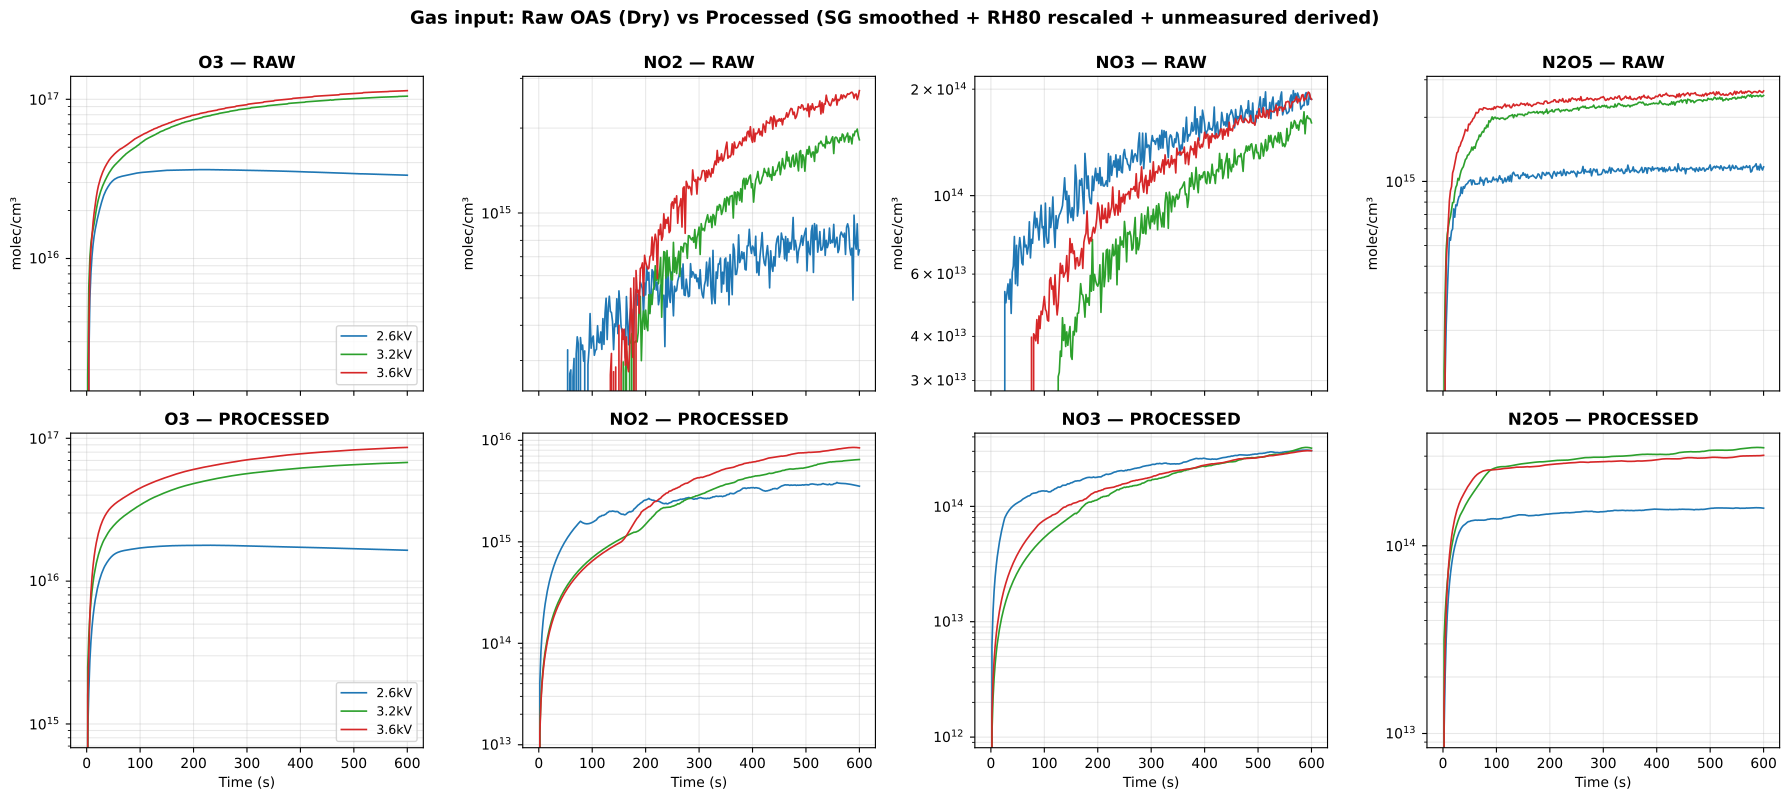

Recreate this plot in Python.
#!/usr/bin/env python3
"""Gas input — Raw OAS vs Processed (Humid fitting) side-by-side comparison.

Generates:
  1) Time series overlay (raw vs processed) for each measured species
  2) Composition ratio comparison
  3) Steady-state transform factor table
  4) Voltage trend comparison (raw vs processed scaling)
"""
import sys, math
from pathlib import Path
import numpy as np
import pandas as pd
import matplotlib.pyplot as plt
from scipy.signal import savgol_filter

_root = Path(__file__).parent.parent.parent
sys.path.insert(0, str(_root / 'Ver4_1D'))
from config_1d import PHYSICAL, N2O4_EQ

GAS_XLSX = _root / 'OAS data' / 'Dry' / '(P-L) 가스활성종 농도.xlsx'

RH80 = {
    '2.6kV': {'O3_scale': 0.493, 'NO2_O3': 0.222, 'N2O5_NO2': 0.043, 'NO3_O3': 0.0179},
    '3.2kV': {'O3_scale': 0.647, 'NO2_O3': 0.091, 'N2O5_NO2': 0.054, 'NO3_O3': 0.00442},
    '3.6kV': {'O3_scale': 0.762, 'NO2_O3': 0.095, 'N2O5_NO2': 0.037, 'NO3_O3': 0.00337},
}
HONO_NO2 = 0.10
HONO2_R = 0.83
H2O2_R = 0.003
VOLTS = ['2.6kV', '3.2kV', '3.6kV']
COLORS = {'2.6kV': '#1f77b4', '3.2kV': '#2ca02c', '3.6kV': '#d62728'}


def preprocess(vals, sg_win=31, min_run=5):
    out = np.maximum(vals.copy(), 0.0)
    n = len(out)
    run_len, run_start, stable_start = 0, -1, n
    for i in range(n):
        if out[i] > 0:
            if run_len == 0:
                run_start = i
            run_len += 1
            if run_len >= min_run:
                stable_start = run_start
                break
        else:
            run_len = 0
    if stable_start >= n:
        return out
    nz = [(i, out[i]) for i in range(stable_start, n) if out[i] > 0]
    if len(nz) >= 2:
        idx = np.array([x[0] for x in nz])
        vs = np.array([x[1] for x in nz])
        for i in range(stable_start, n):
            if out[i] <= 0:
                out[i] = np.interp(i, idx, vs)
    sr = out[stable_start:]
    if len(sr) >= sg_win:
        w = sg_win if sg_win % 2 == 1 else sg_win + 1
        sr = savgol_filter(sr, window_length=w, polyorder=3)
        out[stable_start:] = np.maximum(sr, 0.0)
    if stable_start > 0 and out[stable_start] > 0:
        out[:stable_start] = np.linspace(0, out[stable_start], stable_start + 1)[:-1]
    return out


def load_voltage(voltage):
    """Returns dict: 'raw' (no smoothing/rescale), 'processed' (full pipeline)."""
    df = pd.read_excel(GAS_XLSX, sheet_name=voltage)
    times = df.iloc[:, 0].values.astype(float)

    raw = {}
    for sp in ['O3', 'NO2', 'NO3', 'N2O5']:
        for c in df.columns:
            if sp in str(c):
                v = df[c].values.astype(float)
                v[v < 0] = 0
                raw[sp] = v
                break

    sm = {sp: preprocess(raw[sp]) for sp in raw}

    r = RH80[voltage]
    mask = times >= (times[-1] - 100)
    ss = lambda a: max(np.mean(a[mask]), 1e-30)
    o3d, no2d = ss(sm['O3']), ss(sm['NO2'])
    n2o5d, no3d = ss(sm['N2O5']), ss(sm['NO3'])
    o3_80 = o3d * r['O3_scale']
    no2_80 = o3_80 * r['NO2_O3']
    n2o5_80 = no2_80 * r['N2O5_NO2']
    no3_80 = o3_80 * r['NO3_O3']

    proc = {
        'O3':   sm['O3']   * (o3_80 / o3d),
        'NO2':  sm['NO2']  * (no2_80 / no2d),
        'N2O5': sm['N2O5'] * (n2o5_80 / n2o5d),
        'NO3':  sm['NO3']  * (no3_80 / no3d),
    }
    T = N2O4_EQ.REF_TEMP
    Kp = math.exp(math.log(N2O4_EQ.KP_298)
                  + (N2O4_EQ.DELTA_H / PHYSICAL.R) * (1 / T - 1 / T))
    proc['N2O4'] = Kp * PHYSICAL.KB_T_OVER_P * T * (proc['NO2'] ** 2)
    proc['HONO'] = proc['NO2'] * HONO_NO2
    proc['HONO2'] = proc['N2O5'] * HONO2_R
    proc['H2O2'] = proc['O3'] * H2O2_R
    return times, raw, proc


def ss_mean(times, arr, window=100):
    mask = times >= (times[-1] - window)
    return float(np.mean(arr[mask]))


def main():
    data = {v: load_voltage(v) for v in VOLTS}
    species_meas = ['O3', 'NO2', 'NO3', 'N2O5']
    species_derived = ['N2O4', 'HONO', 'HONO2', 'H2O2']

    # ─── Print SS transform table ───
    print("=" * 110)
    print("Raw vs Processed — Steady-state values (last 100s avg, molec/cm³)")
    print("=" * 110)
    print(f"{'Sp':<5} | {'V':<6} | {'RAW':>13} | {'PROC':>13} | {'PROC/RAW':>10} | comment")
    print('-' * 110)
    for sp in species_meas:
        for v in VOLTS:
            times, raw, proc = data[v]
            r_val = ss_mean(times, raw[sp])
            p_val = ss_mean(times, proc[sp])
            ratio = p_val / max(r_val, 1e-30)
            print(f"{sp:<5} | {v:<6} | {r_val:>13.3e} | {p_val:>13.3e} | {ratio:>10.3f} |")
        print()

    # ─── Voltage scaling comparison ───
    print("=" * 110)
    print("Voltage scaling 3.6/2.6 — RAW vs PROCESSED")
    print("=" * 110)
    print(f"{'Sp':<8} | {'RAW 3.6/2.6':>13} | {'PROC 3.6/2.6':>13} | difference")
    print('-' * 80)
    for sp in species_meas:
        r_26 = ss_mean(*data['2.6kV'][:1], data['2.6kV'][1][sp])
        r_36 = ss_mean(*data['3.6kV'][:1], data['3.6kV'][1][sp])
        p_26 = ss_mean(*data['2.6kV'][:1], data['2.6kV'][2][sp])
        p_36 = ss_mean(*data['3.6kV'][:1], data['3.6kV'][2][sp])
        raw_scale = r_36 / max(r_26, 1e-30)
        proc_scale = p_36 / max(p_26, 1e-30)
        amp = proc_scale / max(raw_scale, 1e-30)
        comment = "amplified" if amp > 1.1 else "dampened" if amp < 0.9 else "preserved"
        print(f"{sp:<8} | {raw_scale:>13.2f} | {proc_scale:>13.2f} | proc {amp:.2f}× ({comment})")

    # ─── Plot: 2x4 grid showing raw + processed time series for 4 measured species ───
    fig, axes = plt.subplots(2, 4, figsize=(18, 8), sharex=True)

    for col, sp in enumerate(species_meas):
        ax_raw = axes[0, col]
        ax_proc = axes[1, col]
        for v in VOLTS:
            times, raw, proc = data[v]
            ax_raw.plot(times, raw[sp], color=COLORS[v], label=v, lw=1.2)
            ax_proc.plot(times, proc[sp], color=COLORS[v], label=v, lw=1.2)
        ax_raw.set_yscale('log')
        ax_proc.set_yscale('log')
        ax_raw.set_title(f'{sp} — RAW', fontweight='bold')
        ax_proc.set_title(f'{sp} — PROCESSED', fontweight='bold')
        ax_raw.set_ylabel('molec/cm³')
        ax_raw.grid(True, alpha=0.3, which='both')
        ax_proc.grid(True, alpha=0.3, which='both')
        if col == 0:
            ax_raw.legend(loc='best', fontsize=9)
            ax_proc.legend(loc='best', fontsize=9)

    for ax in axes[1]:
        ax.set_xlabel('Time (s)')

    fig.suptitle(
        'Gas input: Raw OAS (Dry) vs Processed (SG smoothed + RH80 rescaled + unmeasured derived)',
        fontsize=13, fontweight='bold', y=0.995,
    )
    fig.tight_layout()
    out_dir = Path(__file__).parent
    for ext in ('png', 'pdf'):
        p = out_dir / f'diag_gas_raw_vs_processed.{ext}'
        fig.savefig(p, dpi=200 if ext == 'png' else None, bbox_inches='tight')
        print(f'\nSaved: {p}')

    # ─── Plot 2: ratio + bar chart summary ───
    fig2, axes2 = plt.subplots(1, 2, figsize=(14, 5))

    # Left: transform factor (proc/raw) at SS
    ax = axes2[0]
    x = np.arange(len(species_meas))
    width = 0.25
    for i, v in enumerate(VOLTS):
        ratios = []
        for sp in species_meas:
            times, raw, proc = data[v]
            r_val = ss_mean(times, raw[sp])
            p_val = ss_mean(times, proc[sp])
            ratios.append(p_val / max(r_val, 1e-30))
        ax.bar(x + i*width - width, ratios, width, label=v, color=COLORS[v],
               edgecolor='black', lw=0.8, alpha=0.85)
    ax.axhline(1.0, color='gray', ls='--', lw=1)
    ax.set_xticks(x)
    ax.set_xticklabels(species_meas)
    ax.set_ylabel('Transform factor (PROC/RAW)')
    ax.set_title('(a) Steady-state transform per voltage', fontweight='bold')
    ax.set_yscale('log')
    ax.legend(loc='best', fontsize=10)
    ax.grid(True, axis='y', alpha=0.3, which='both')

    # Right: voltage scaling 3.6/2.6 — RAW vs PROC
    ax = axes2[1]
    x = np.arange(len(species_meas))
    width = 0.35
    raw_scales, proc_scales = [], []
    for sp in species_meas:
        r_26 = ss_mean(*data['2.6kV'][:1], data['2.6kV'][1][sp])
        r_36 = ss_mean(*data['3.6kV'][:1], data['3.6kV'][1][sp])
        p_26 = ss_mean(*data['2.6kV'][:1], data['2.6kV'][2][sp])
        p_36 = ss_mean(*data['3.6kV'][:1], data['3.6kV'][2][sp])
        raw_scales.append(r_36 / max(r_26, 1e-30))
        proc_scales.append(p_36 / max(p_26, 1e-30))
    ax.bar(x - width/2, raw_scales, width, label='RAW', color='#7f7f7f',
           edgecolor='black', lw=0.8, alpha=0.85)
    ax.bar(x + width/2, proc_scales, width, label='PROCESSED', color='#9467bd',
           edgecolor='black', lw=0.8, alpha=0.85)
    ax.axhline(1.0, color='gray', ls='--', lw=1)
    ax.set_xticks(x)
    ax.set_xticklabels(species_meas)
    ax.set_ylabel('Scaling factor 3.6 kV / 2.6 kV')
    ax.set_title('(b) Voltage scaling — RAW vs PROCESSED', fontweight='bold')
    ax.legend(loc='best', fontsize=10)
    ax.grid(True, axis='y', alpha=0.3)

    fig2.suptitle('Processing transform summary', fontsize=13, fontweight='bold', y=1.01)
    fig2.tight_layout()
    for ext in ('png', 'pdf'):
        p = out_dir / f'diag_gas_transform_summary.{ext}'
        fig2.savefig(p, dpi=200 if ext == 'png' else None, bbox_inches='tight')
        print(f'Saved: {p}')


if __name__ == '__main__':
    main()
